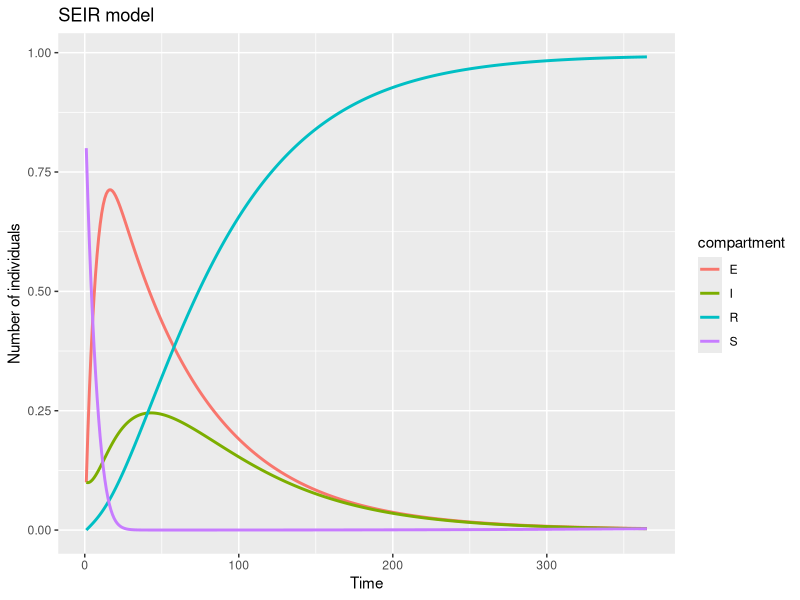
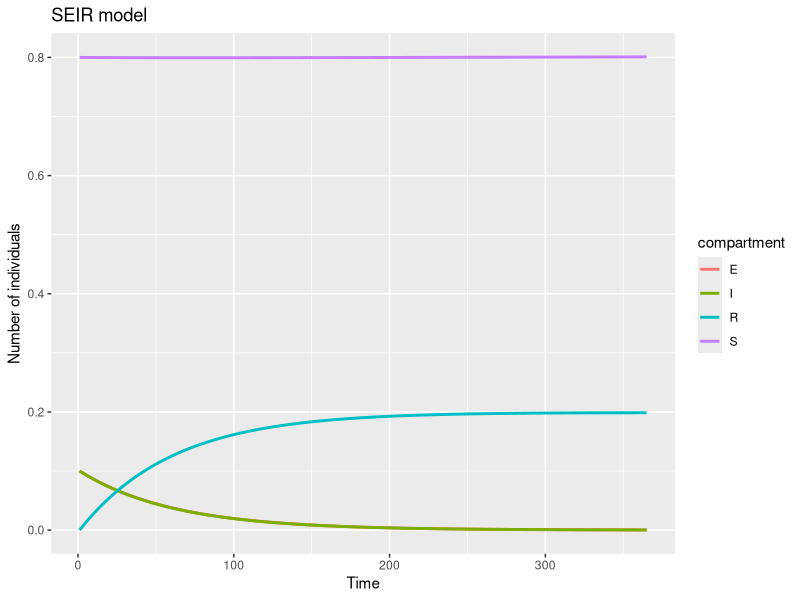

R code for these plots, in order:
## ---- chunk 1
knitr::opts_chunk$set(
  echo = TRUE,
  warning = FALSE,
  message = FALSE
)
## ---- chunk 2
# 1. Define the SEIR model
seir_model <- function(t, y, parms) {
  with(as.list(c(y, parms)), {
    dS <- mu * N - beta * S * I - mu * S
    dE <- beta * S * I - sigma * E - mu * E
    dI <- sigma * E - gamma * I - mu * I
    dR <- gamma * I - mu * R
    return(list(c(dS, dE, dI, dR)))
  })
}
## ---- chunk 3
# 1. Define the SEIR model
seir_model <- function(t, y, parms) {
  with(as.list(c(y, parms)), {
    dS <- mu * N - beta * S * I - mu * S
    dE <- beta * S * I - sigma * E - mu * E
    dI <- sigma * E - gamma * I - mu * I
    dR <- gamma * I - mu * R
    return(list(c(dS, dE, dI, dR)))
  })
}
# Set parameter values
beta <- 520 / 365
sigma <- 1 / 60
gamma <- 1 / 30
mu <- 774835 / (65640000 * 365)
params <- c(beta, sigma, gamma, mu)
## ---- chunk 4
N <- 1
E_0 <- 0.1
I_0 <- 0.1
R_0 <- 0
inits <- c(S = N - (E_0 + I_0 + R_0), E = E_0, I = I_0, R = R_0)
## ---- chunk 5
dt <- 1:365
## ---- chunk 6
seir_results <- deSolve::lsoda(
  y = inits,
  times = dt,
  func = seir_model,
  parms = params
)
seir_results <- as.data.frame(seir_results)
## ---- chunk 7
# Load the necessary libraries
library(ggplot2)
library(tidyr)
# Create data for ggplot2 by reshaping
results_long <- seir_results |>
  pivot_longer(
    cols = -time,
    names_to = "compartment",
    values_to = "value"
  )

seir_plot <- ggplot(
  data = results_long,
  aes(
    x = time,
    y = value,
    color = compartment
  )
  ) +
  geom_line(linewidth = 1) +
  labs(
    title = "SEIR model",
    x = "Time",
    y = "Number of individuals"
  )
plot(seir_plot)
## ---- chunk 8
# Load the necessary libraries
library(ggplot2)
library(tidyr)
library(deSolve)
# 1. Define the SEIR model
seir_model <- function(t, y, parms) {
  with(as.list(c(y, parms)), {
    dS <- mu * N - beta * S * I - mu * S
    dE <- beta * S * I - sigma * E - mu * E
    dI <- sigma * E - gamma * I - mu * I
    dR <- gamma * I - mu * R
    return(list(c(dS, dE, dI, dR)))
  })
}
# Set parameter values
beta <- 0.0003
sigma <- 1 / 60
gamma <- 1 / 30
mu <- 774835 / (65640000 * 365)
params <- c(beta, sigma, gamma, mu)

# Initial values
N <- 1
E_0 <- 0.1
I_0 <- 0.1
R_0 <- 0
inits <- c(S = N - (E_0 + I_0 + R_0), E = E_0, I = I_0, R = R_0)

dt <- 1:365
# Solve the model

seir_results <- deSolve::lsoda(
  y = inits,
  times = dt,
  func = seir_model,
  parms = params
)

seir_results <- as.data.frame(seir_results)

# Create data for ggplot2 by reshaping
results_long <- seir_results |>
  pivot_longer(
    cols = -time,
    names_to = "compartment",
    values_to = "value"
  )

seir_plot <- ggplot(
  data = results_long,
  aes(
    x = time,
    y = value,
    color = compartment
  )
) +
  geom_line(linewidth = 1) +
  labs(
    title = "SEIR model",
    x = "Time",
    y = "Number of individuals"
  )
plot(seir_plot)
